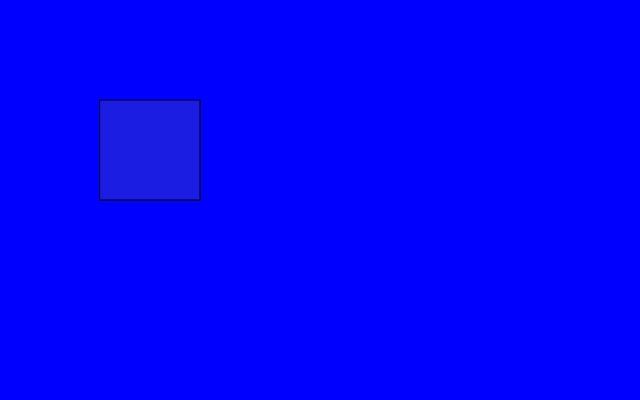
Frame 1 (no input)
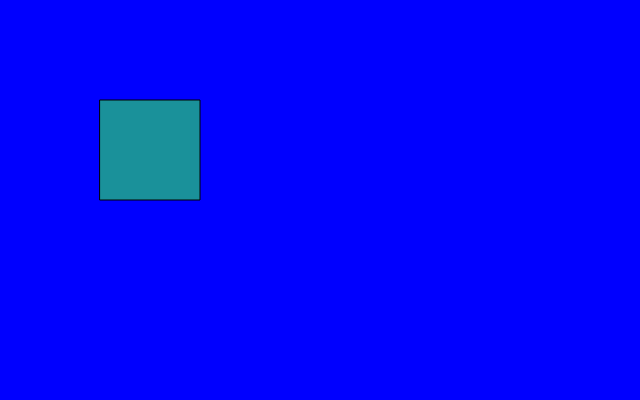
Frame 60 (no input)
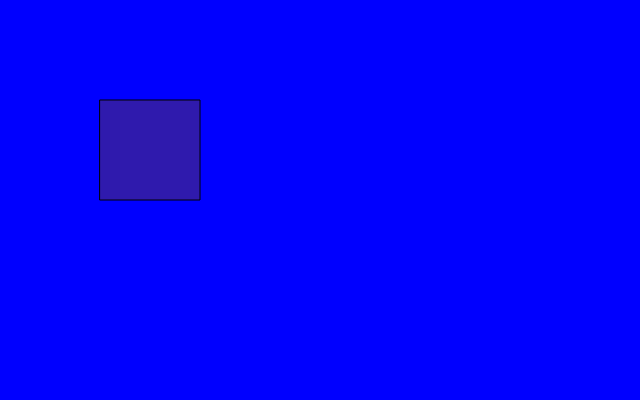
Frame 120 (the mouse pressed at the canvas centre since frame 60)

The p5.js sketch that drew these frames (run headless with seeded random() and noise() and a simulated clock; from frame 60 on, the mouse is pressed at the canvas centre):

// p5.js sketch
// ── sketch.js
function setup() {
	createCanvas(640, 400);
	
	backgroundColor = color(0, 0, 255);
	fillColor = color(0, 0, 255);
}

function draw() {
	background(backgroundColor);
	
	fillColor = color(
		Math. random() *255,
		Math. random() *255, 
		Math. random() *255, 
		Math. random() *255);

	mouseColor = color(
		mouseX / 640 * 128 + Math. random() * 128,
		mouseY / 480 * 255, 0);

//fill(fillColor);//
//rect(100, 100, 100, 100);//

	fill(fillColor);
	rect(100, 100, 100, 100);
}
